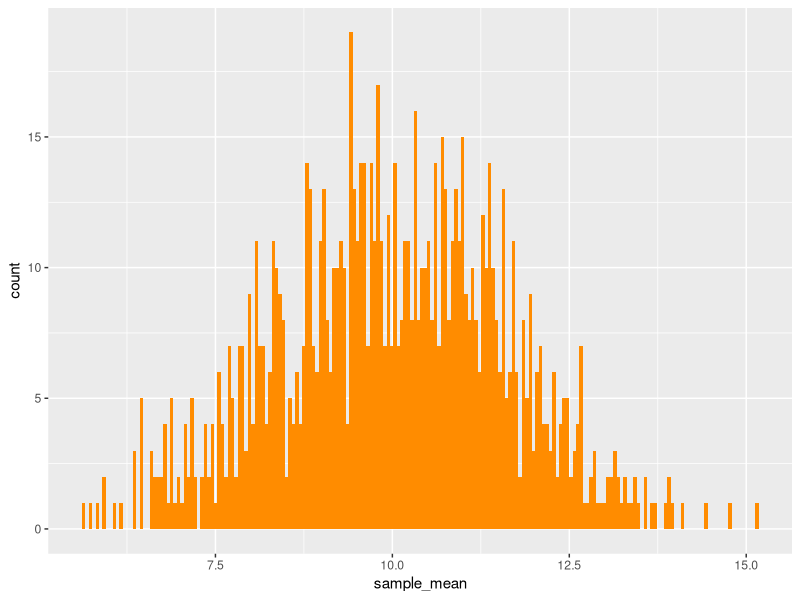

Reproduce this figure in R.
## ---- chunk 1
library(dplyr)
library(ggplot2)

sim_column <- tibble(sims = 1:10) |>
  group_by(sims) |>
  mutate(rand = runif(1, min = 0, max = 10)) |>
  ungroup()

sim_column
## ---- chunk 2
# some parameters
n <- 10
m <- 10
s <- 5

mean_sims <- tibble(sims = 1:1000) |>
  group_by(sims) |>
  mutate(sample_mean = rnorm(n, mean = m, sd = s) |> 
           mean()) |>
  ungroup()

mean_sims
## ---- chunk 3
ggplot(data = mean_sims,
       mapping = aes(x = sample_mean)) +
  geom_histogram(bins = 200, fill = "darkorange")
## ---- chunk 4
sd(mean_sims$sample_mean)
## ---- chunk 5
sample_sims <- tibble(sims = 1:1000) |>
  group_by(sims) |>
  reframe(sample = rnorm(n, mean = m, sd = s)) |>
  ungroup()

sample_sims
## ---- chunk 6
sample_properties <- sample_sims |>
  group_by(sims) |>
  summarize(sample_mean = mean(sample),
            sample_sd = sd(sample),
            median = median(sample))

sample_properties
